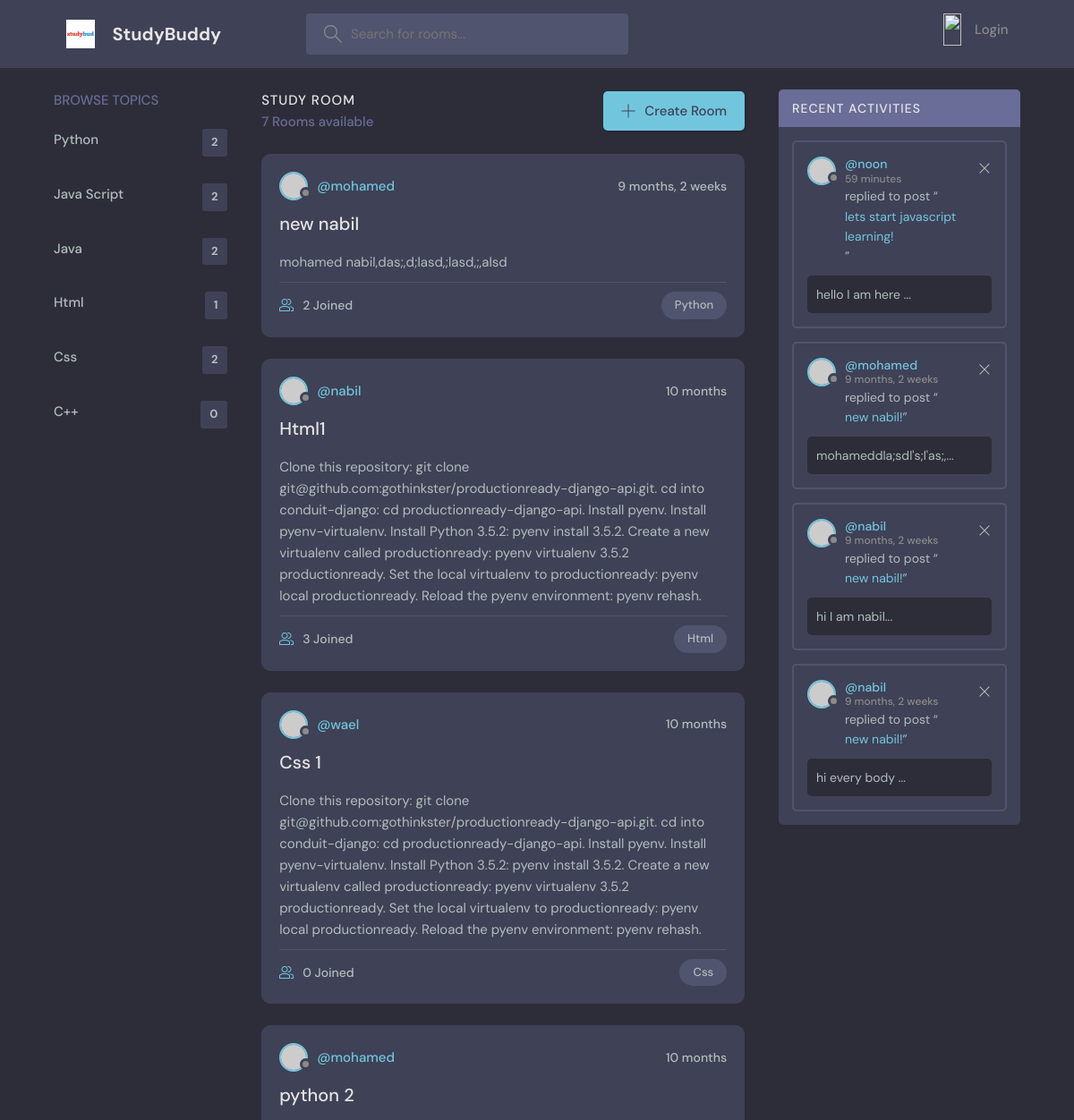
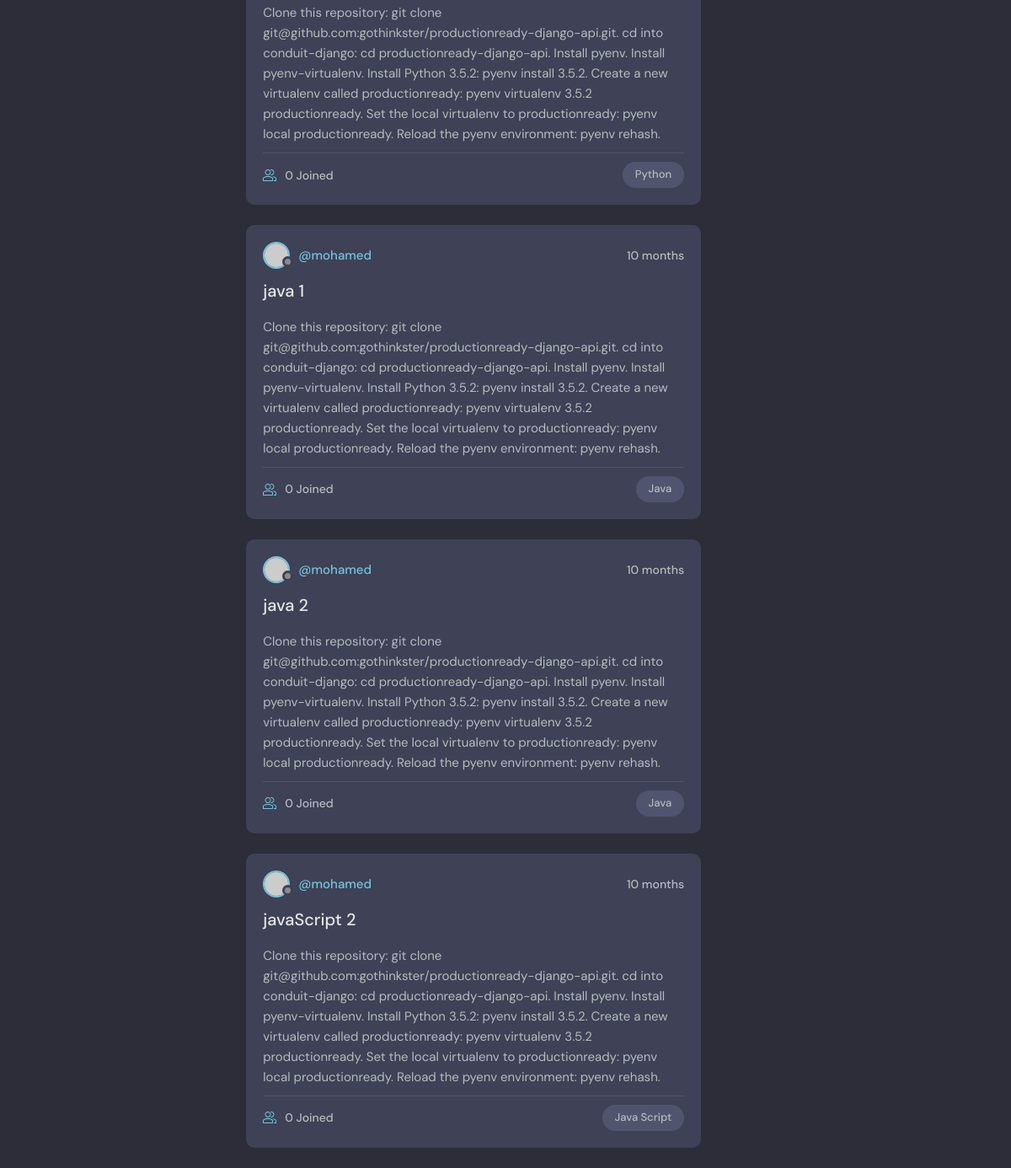
Page /?q=Python on the committed database (2 pictures, top to bottom).
### base/models.py (models this page shows)
class Topic(models.Model):
    name = models.CharField(max_length=100)
    def __str__(self):
        return self.name

class Room(models.Model):
    topic = models.ForeignKey(Topic, on_delete=models.SET_NULL, null=True)
    host = models.ForeignKey(User, on_delete=models.SET_NULL, null=True, )
    name = models.CharField(max_length=200)
    description = models.TextField()
    participants = models.ManyToManyField(User, related_name="participants", blank=True)
    updated = models.DateTimeField(auto_now_add=True)
    created = models.DateTimeField(auto_now=True)
    def __str__(self):
        return self.name
    class Meta:
        ordering = ["-created",]

class Message(models.Model):
    user = models.ForeignKey(User, on_delete=models.CASCADE)
    room = models.ForeignKey(Room, on_delete=models.CASCADE)
    body = models.TextField()
    updated = models.DateTimeField(auto_now_add=True)
    created = models.DateTimeField(auto_now=True)
    def __str__(self):
        return self.body[0:50]
    class Meta:
        ordering = ["-created", ]

### base/views.py (the view)
# urls.py: path('', views.home, name="home"),
def home(request):
    q = request.GET.get('q') if request.GET.get('q') is not None else ""
    rooms = Room.objects.filter(Q(topic__name__contains=q) |
                                Q(description__contains=q) |
                                Q(name__contains=q)
                                )
    count = rooms.count()
    topics = Topic.objects.all()
    room_messages = Message.objects.all()
    context = {'rooms': rooms, 'topics': topics, "count": count, "room_messages": room_messages}
    return render(request=request,
                  template_name="base/home.html",
                  context=context)

### base/templates/base/home.html (shortened to what this page needs)
{% extends 'main.html' %}
{% block content %}
<main class="layout layout--3">
      <div class="container">
        <div class="topics">
          <div class="topics__header">
            <h2>Browse Topics</h2>
          </div>
          <div >
         {% include 'base/topics_component.html' %}
     </div>
        </div>
        <div class="roomList">
          <div class="roomList__header">
            <div>
              <h2>Study Room</h2>
              <p>{{count}} Rooms available</p>
            </div>
            <a class="btn btn--main" href=" {% url 'create-room' %} ">
              <svg version="1.1" xmlns="http://www.w3.org/2000/svg" width="32" height="32" viewBox="0 0 32 32">
                <title>add</title>
                <path
                  d="M16.943 0.943h-1.885v14.115h-14.115v1.885h14.115v14.115h1.885v-14.115h14.115v-1.885h-14.115v-14.115z"
                ></path>
              </svg>
              Create Room
            </a>
          </div>
         {% include 'base/feed_component.html'%}
        </div>
        <div class="activities">
          <div class="activities__header">
            <h2>Recent Activities</h2>
          </div>
          {% include 'base/activities_component.html'%}
          </div>
      </div>
    </main>
{% endblock %}

### base/templates/base/topics_component.html
        <ul class="topics__list">
         {% for topic in topics %}
         <div>
             <li>
             <a href=" {% url 'home' %}?q={{topic.name}}"> {{topic.name}} <span>
                 {{topic.room_set.all.count}}
                  </span></a>
             </li>
         </div>
       {% endfor %}
        </ul>

### base/templates/base/feed_component.html (shortened to what this page needs)
 {% for room in rooms %}
 <div class="roomListRoom">
            <div class="roomListRoom__header">
              <a href=" {% url 'user-profile' room.host.id %} " class="roomListRoom__author">
                <div class="avatar avatar--small">
                  <img src="https://randomuser.me/api/portraits/women/11.jpg" />
                </div>
                <span>@{{room.host}}</span>
              </a>
              <div class="roomListRoom__actions">
                <span>{{room.created|timesince}}</span>
              </div>
            </div>
            <div class="roomListRoom__content">
              <a href="{%url 'room' room.id %}">{{room.name}}</a>
              <p>
               {{room.description}}
              </p>
            </div>
            <div class="roomListRoom__meta">
              <small href="room.html" class="roomListRoom__joined">
                {{ room.participants.count}} Joined
              </small>
              <p class="roomListRoom__topic">{{room.topic}}</p>
            </div>
          </div>
  {% endfor %}

### base/templates/base/activities_component.html (shortened to what this page needs)
   {% for message in room_messages%}
    <div class="activities__box">
            <div class="activities__boxHeader roomListRoom__header">
              <a href="profile.html" class="roomListRoom__author">
                <div class="avatar avatar--small">
                  <img src="https://randomuser.me/api/portraits/women/11.jpg" />
                </div>
                <p>
                  @{{message.user.username}}
                  <span> {{ message.created | timesince }}</span>
                </p>
              </a>
              <div class="roomListRoom__actions">
                <a href="#">
                  <svg version="1.1" xmlns="http://www.w3.org/2000/svg" width="32" height="32" viewBox="0 0 32 32">
                    <title>remove</title>
                    <path
                      d="M27.314 6.019l-1.333-1.333-9.98 9.981-9.981-9.981-1.333 1.333 9.981 9.981-9.981 9.98 1.333 1.333 9.981-9.98 9.98 9.98 1.333-1.333-9.98-9.98 9.98-9.981z"
                    ></path>
                  </svg>
                </a>
              </div>
            </div>
            <div class="activities__boxContent">
              <p>replied to post “<a href="{% url 'room' message.room.id %}">{{message.room}}!</a>”</p>
              <div class="activities__boxRoomContent">
                {{message}}...
              </div>
            </div>
          </div>
    {%endfor%}

### rows in the picture
Topic: name "Python", room_set.all.count "2"
Topic: name "Java Script", room_set.all.count "2"
Topic: name "Java", room_set.all.count "2"
Topic: name "Html", room_set.all.count "1"
Topic: name "Css", room_set.all.count "2"
Topic: name "C++", room_set.all.count "0"
Room: host "mohamed", created "9 months, 2 weeks", name "new nabil", description "mohamed nabil,das;,d;lasd,;lasd,;,alsd", participants.count "2", topic "Python"
Room: host "nabil", created "10 months", name "Html1", description "Clone this repository: git clone git@github.com:gothinkster/productionready-django-api.git. cd into conduit-django: cd productionready-django-api. Install pyenv. Install pyenv-virtualenv. Install Python 3.5.2: pyenv install 3.5.2. Create a new virtualenv called productionready: pyenv virtualenv 3.5.2 productionready. Set the local virtualenv to productionready: pyenv local productionready. Reload the pyenv environment: pyenv rehash.", participants.count "3", topic "Html"
Room: host "wael", created "10 months", name "Css 1", description "Clone this repository: git clone git@github.com:gothinkster/productionready-django-api.git. cd into conduit-django: cd productionready-django-api. Install pyenv. Install pyenv-virtualenv. Install Python 3.5.2: pyenv install 3.5.2. Create a new virtualenv called productionready: pyenv virtualenv 3.5.2 productionready. Set the local virtualenv to productionready: pyenv local productionready. Reload the pyenv environment: pyenv rehash.", participants.count "0", topic "Css"
Room: host "mohamed", created "10 months", name "python 2", description "Clone this repository: git clone git@github.com:gothinkster/productionready-django-api.git. cd into conduit-django: cd productionready-django-api. Install pyenv. Install pyenv-virtualenv. Install Python 3.5.2: pyenv install 3.5.2. Create a new virtualenv called productionready: pyenv virtualenv 3.5.2 productionready. Set the local virtualenv to productionready: pyenv local productionready. Reload the pyenv environment: pyenv rehash.", participants.count "0", topic "Python"
Room: host "mohamed", created "10 months", name "java 1", description "Clone this repository: git clone git@github.com:gothinkster/productionready-django-api.git. cd into conduit-django: cd productionready-django-api. Install pyenv. Install pyenv-virtualenv. Install Python 3.5.2: pyenv install 3.5.2. Create a new virtualenv called productionready: pyenv virtualenv 3.5.2 productionready. Set the local virtualenv to productionready: pyenv local productionready. Reload the pyenv environment: pyenv rehash.", participants.count "0", topic "Java"
Room: host "mohamed", created "10 months", name "java 2", description "Clone this repository: git clone git@github.com:gothinkster/productionready-django-api.git. cd into conduit-django: cd productionready-django-api. Install pyenv. Install pyenv-virtualenv. Install Python 3.5.2: pyenv install 3.5.2. Create a new virtualenv called productionready: pyenv virtualenv 3.5.2 productionready. Set the local virtualenv to productionready: pyenv local productionready. Reload the pyenv environment: pyenv rehash.", participants.count "0", topic "Java"
Room: host "mohamed", created "10 months", name "javaScript 2", description "Clone this repository: git clone git@github.com:gothinkster/productionready-django-api.git. cd into conduit-django: cd productionready-django-api. Install pyenv. Install pyenv-virtualenv. Install Python 3.5.2: pyenv install 3.5.2. Create a new virtualenv called productionready: pyenv virtualenv 3.5.2 productionready. Set the local virtualenv to productionready: pyenv local productionready. Reload the pyenv environment: pyenv rehash.", participants.count "0", topic "Java Script"
Message: user.username "noon", created "59 minutes", room "lets start javascript learning", body "hello I am here"
Message: user.username "mohamed", created "9 months, 2 weeks", room "new nabil", body "mohameddla;sdl's;l'as;,"
Message: user.username "nabil", created "9 months, 2 weeks", room "new nabil", body "hi I am nabil"
Message: user.username "nabil", created "9 months, 2 weeks", room "new nabil", body "hi every body"

### other values in the picture
{{ count }} "7"
